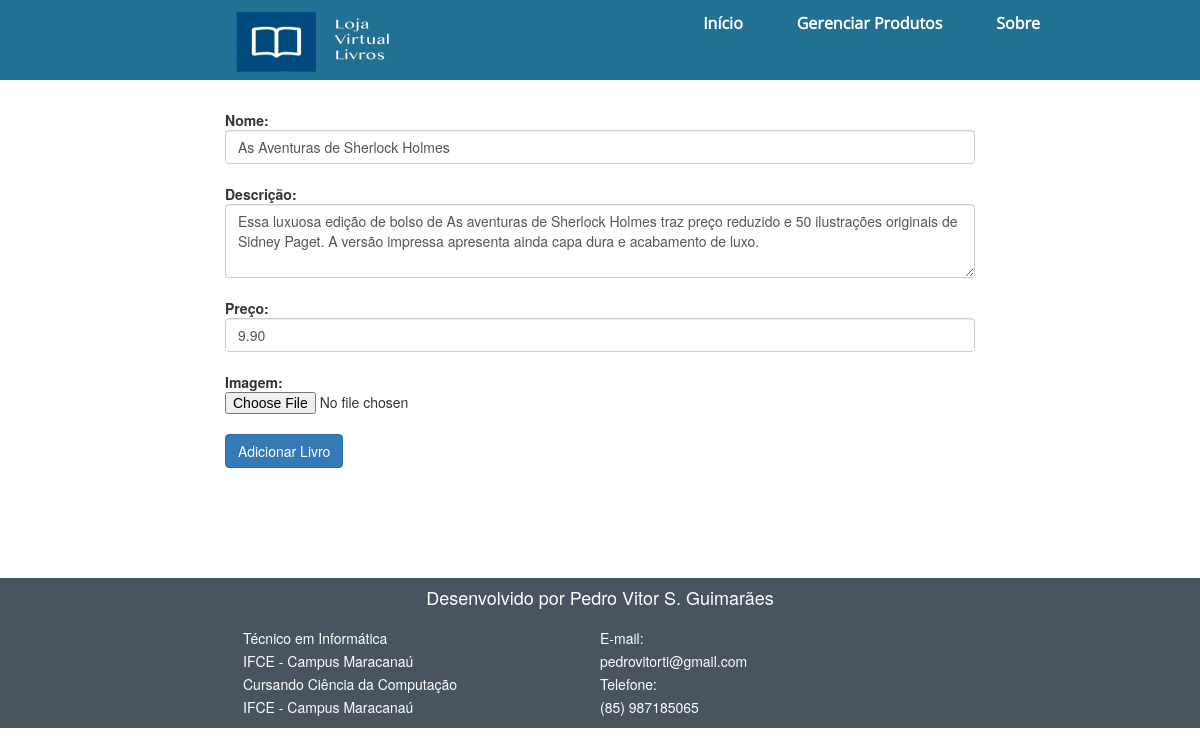
Page /editar_produto.php?id=1 on the committed database.
### tables this page shows
CREATE TABLE `tb_produtos` (
  `id` int(11) NOT NULL AUTO_INCREMENT,
  `nome` varchar(70) DEFAULT NULL,
  `preco` decimal(10,2) DEFAULT NULL,
  `descricao` varchar(260) DEFAULT NULL,
  `imagem` varchar(100) DEFAULT NULL,
  PRIMARY KEY (`id`)
);

### inc/conexao.php (called while the page is built, shortened)
<?php
class Sql {
	public $conn;
	public function __construct(){
		return $this->conn = mysqli_connect("127.0.0.1","root","87654321","banco_loja");
	}
	public function query($string_query){
		return mysqli_query($this->conn,$string_query);
	}
}
?>

### editar_produto.php (the view, shortened to what this page needs)
<?php
include_once("views/menu.php");
require_once("inc/conexao.php");
$id = filter_input(INPUT_GET,'id', FILTER_SANITIZE_NUMBER_INT);
$sql = new Sql();
$result = $sql->query("SELECT * FROM tb_produtos WHERE id='$id';");
?>
<section>
	 <div class="container" id="container_gerenciar">
	 	<?php while($row = mysqli_fetch_array($result)){ ?>
		<form enctype="multipart/form-data" method="post" action="inc/edita_produto.php">
			<b>Nome:</b> <br><input class="form-control" name="nome" type="text" value='<?php echo utf8_encode($row['nome']);  ?>'  maxlength="100" required><br>
			<b>Descrição:</b> <br>  <textarea type="text" id="form7" name="descricao" class="md-textarea form-control" rows="3" required><?php echo utf8_encode($row['descricao']); ?></textarea><br>
			<b>Preço:</b> <br><input type="number" class="form-control" name="preco" value='<?php echo utf8_encode($row['preco']);  ?>' required/><br>
			<b>Imagem:</b> <br><input class="form-control-file" type="file" name="file"><br>
			<input  class="btn btn-primary fonte_menus" type="submit" value="Adicionar Livro"/>
		</form>
		<?php } ?>
	</div>
</section>
<?php
include_once("views/rodape.php");
?>

### css/style.css (style rules this page uses)
#container_gerenciar { margin-top: 30px; width: 65%; }

### rows in the picture
tb_produtos: nome "As Aventuras de Sherlock Holmes", descricao "Essa luxuosa edição de bolso de As aventuras de Sherlock Holmes traz preço reduzido e 50 ilustrações originais de Sidney Paget. A versão impressa apresenta ainda capa dura e acabamento de luxo.", preco "9.90"
